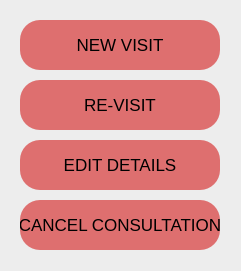
     <widget class="QGroupBox" name="groupBox">
      <property name="geometry">
       <rect>
        <x>20</x>
        <y>20</y>
        <width>241</width>
        <height>271</height>
       </rect>
      </property>
      <property name="styleSheet">
       <string notr="true">background-color: #EDEDED;
border-radius: 30px;</string>
      </property>
      <property name="title">
       <string/>
      </property>
      <widget class="QPushButton" name="pushButton_newvisit">
       <property name="geometry">
        <rect>
         <x>20</x>
         <y>20</y>
         <width>200</width>
         <height>50</height>
        </rect>
       </property>
       <property name="font">
        <font>
         <pointsize>13</pointsize>
        </font>
       </property>
       <property name="styleSheet">
        <string notr="true">QPushButton#pushButton_newvisit{
background-color: #DE6F6F;
border-radius: 20px;
color: #000;
}

QPushButton#pushButton_newvisit:hover {
background-color: #000000;
color:#FFFFFF;
}

QPushButton#pushButton_newvisit:pressed {
background-color: #ED8C1A;
color:#FFFFFF;
}

QPushButton#pushButton_newvisit[pagematches=true]{
background-color: #000000;
color:#FFFFFF;
}</string>
       </property>
       <property name="text">
        <string>NEW VISIT</string>
       </property>
      </widget>
      <widget class="QPushButton" name="pushButton_revisit">
       <property name="geometry">
        <rect>
         <x>20</x>
         <y>80</y>
         <width>200</width>
         <height>50</height>
        </rect>
       </property>
       <property name="font">
        <font>
         <pointsize>13</pointsize>
        </font>
       </property>
       <property name="styleSheet">
        <string notr="true">QPushButton#pushButton_revisit{
background-color: #DE6F6F;
border-radius: 20px;
color: #000;
}

QPushButton#pushButton_revisit:hover {
background-color: #000000;
color:#FFFFFF;
}

QPushButton#pushButton_revisit:pressed {
background-color: #ED8C1A;
color:#FFFFFF;
}

QPushButton#pushButton_revisit[pagematches=true]{
background-color: #000000;
color:#FFFFFF;
}</string>
       </property>
       <property name="text">
        <string>RE-VISIT</string>
       </property>
      </widget>
      <widget class="QPushButton" name="pushButton_editDetails">
       <property name="geometry">
        <rect>
         <x>20</x>
         <y>140</y>
         <width>200</width>
         <height>50</height>
        </rect>
       </property>
       <property name="font">
        <font>
         <pointsize>13</pointsize>
        </font>
       </property>
       <property name="styleSheet">
        <string notr="true">QPushButton#pushButton_editDetails{
background-color: #DE6F6F;
border-radius: 20px;
color: #000;
}

QPushButton#pushButton_editDetails:hover {
background-color: #000000;
color:#FFFFFF;
}

QPushButton#pushButton_editDetails:pressed {
background-color: #ED8C1A;
color:#FFFFFF;
}

QPushButton#pushButton_editDetails[pagematches=true]{
background-color: #000000;
color:#FFFFFF;
}</string>
       </property>
       <property name="text">
        <string>EDIT DETAILS</string>
       </property>
      </widget>
      <widget class="QPushButton" name="pushButton_cancel">
       <property name="geometry">
        <rect>
         <x>20</x>
         <y>200</y>
         <width>200</width>
         <height>50</height>
        </rect>
       </property>
       <property name="font">
        <font>
         <pointsize>13</pointsize>
        </font>
       </property>
       <property name="styleSheet">
        <string notr="true">QPushButton#pushButton_cancel{
background-color: #DE6F6F;
border-radius: 20px;
color: #000;
}

QPushButton#pushButton_cancel:hover {
background-color: #000000;
color:#FFFFFF;
}

QPushButton#pushButton_cancel:pressed {
background-color: #ED8C1A;
color:#FFFFFF;
}

QPushButton#pushButton_cancel[pagematches=true]{
background-color: #000000;
color:#FFFFFF;
}</string>
       </property>
       <property name="text">
        <string>CANCEL CONSULTATION</string>
       </property>
      </widget>
     </widget>
